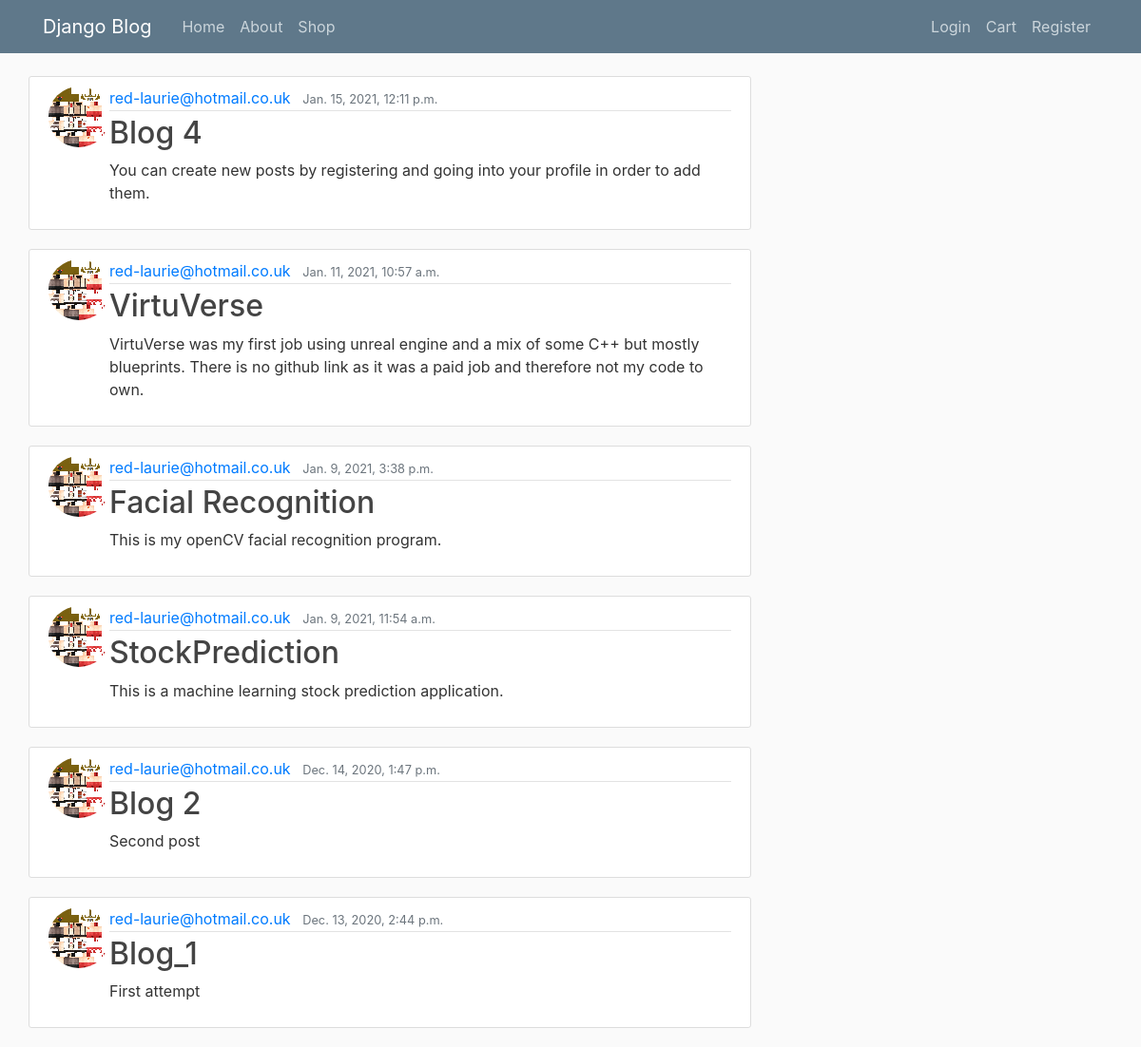
/, run on an earlier commit of the app's database.
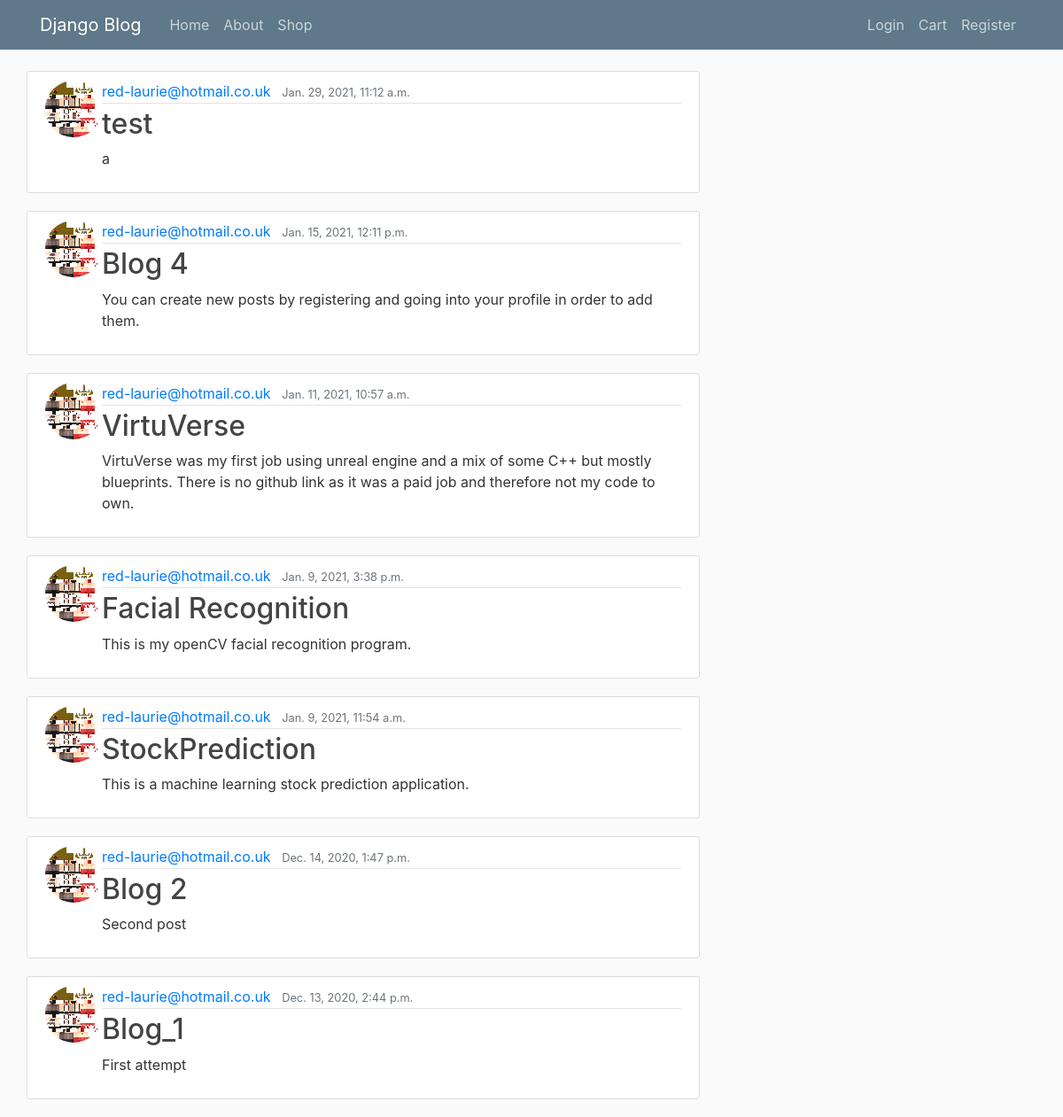
And on a later commit of the database.
### blog/models.py (models this page shows, shortened)
class Post(models.Model):
    title = models.CharField(max_length=100)
    content = models.TextField()
    Link = models.TextField()
    date_posted = models.DateTimeField(default=timezone.now)
    author = models.ForeignKey(User, on_delete = models.CASCADE )
    image = models.ImageField(default='default.jpg', upload_to='project_pics')

### registration/models.py (models this page shows, shortened)
class Profile(models.Model):
    user = models.OneToOneField(User, on_delete=models.CASCADE)
    name = models.CharField(max_length=24, null=True)
    image = models.ImageField(default='default.jpg',upload_to='profile_pics')
    description = models.TextField(User,default='Hello')

### blog/views.py (the view)
# urls.py: path('',PostListView.as_view(), name = 'blog-home'),
class PostListView(ListView):
    model = Post
    template_name = 'blog/home.html'
    context_object_name = 'posts'
    ordering = ['-date_posted']

### blog/Templates/Blog/home.html
{% extends "blog/base.html" %}
{% block content %}
<main>
    {% for post in posts %}
        <article class="media content-section">
            <img class="rounded-circle" src="{{ post.author.profile.image.url }}">
          <div class="media-body">
            <div class="article-metadata">
              <a class="mr-2" href="{% url 'user-posts' post.author.username %}">{{ post.author }}</a>
              <small class="text-muted">{{ post.date_posted }}</small>
            </div>
            <h2><a class="article-title" href="{% url 'post-detail' post.id %}">{{ post.title }}</a></h2>
            <p class="article-content">{{ post.content }}</p>
          </div>
        </article>
    {% endfor %}
</main>
{% endblock content %}

What changed in the data, as far as the page shows it:
added Post: author.profile.image (picture), author "red-laurie@hotmail.co.uk", date_posted "Jan. 29, 2021, 11:12 a.m.", title "test", content "a"
